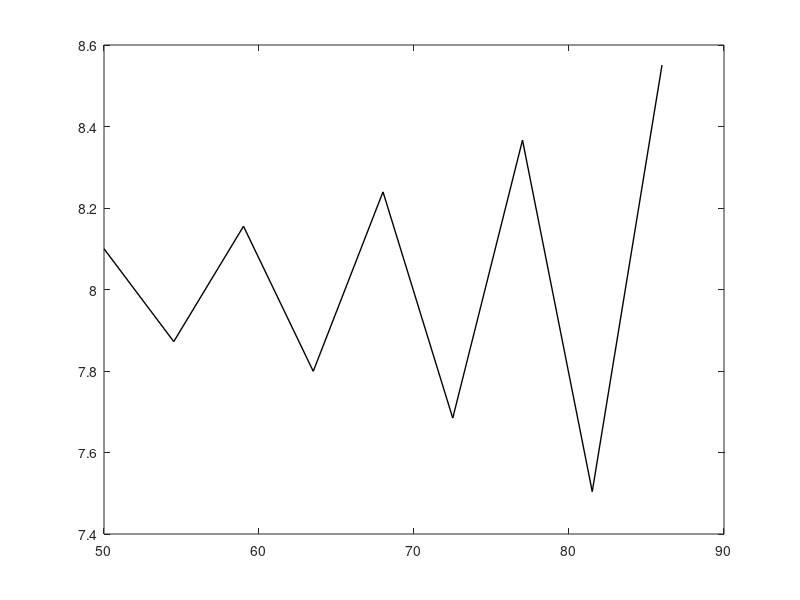

Write MATLAB code to recreate this figure. (Note: this script raises an error after producing the figure.)
% make a quiver plot and plot solutions to logistic growth
% dy / dt = lambda * y * (1 - y/K)

clear;

% parameters
% ---

% critical h values are h = 0 (when flat, oscillation starts) and h = 4 (oscillation diverges
h = 4.5;
fout_name = 'logistic_small_pert.pdf';

% fixed parameters
lambda = 0.5;
K = 8;  % carrying capacity
t_max = 40;
y_max = 10;  % compact

y0 = K+0.1; %K; % just one solution

% arrow scaling
dt = 1;

% shift t so we're continuing
shift_t = 50;

% function
dydt = @(y) y * lambda * (1 - y / K);

% euler's method with large step size
% ---

nbr_steps = floor(t_max / h);
yV = zeros(nbr_steps+1, 1);
yV(1, 1) = y0;
tV = (0:h:t_max)';
for i = 1:nbr_steps
    yV(i+1) = yV(i) + h * dydt(yV(i));
end



% plot
% ---

% matlab on Linux is kooky, please leave this figure size as is
figure('Visible', 'off', 'Position', [100, 100, 200, 80]);

% plot Euler steps
plot_properties = plot(tV+shift_t, yV, 'k-', "LineWidth", 1);
plot_properties.Color(4) = 0.1; % make faint
hold on;
scatter(tV+shift_t, yV, 'o', "MarkerEdgeColor", [0.9, 0.9, 0.9]);

% create grid for quiver plot
% t_range = linspace(0, t_max, y_max+1);
t_range = shift_t:dt:shift_t+t_max;
y_range = linspace(0, y_max, y_max+1);
[T, Y] = meshgrid(t_range, y_range);

% compute direction field (dt = 1, dy = lambda * y * (1 - y/K))
dT = dt * ones(size(T));
dY = dt * lambda * Y .* (1 - Y/K);

% plot quivers
quiver(T, Y, dT, dY, "AutoScale", "on", "Color", [0.2, 0.2, 1]);
hold off;

% add horizontal line at carrying capacity
% plot([0, t_max], [K, K], 'r:', 'LineWidth', 1);

% decorate
% title({"solutions to dy/dt = \lambda y (1 - y/K)", sprintf("for \\lambda = %.1f, K = %d", lambda, K)})
xlabel("time t")
ylabel("population size y(t)")
%axis equal;

% set axis limits
xlim([shift_t, shift_t+t_max]);
ylim([0, y_max]);
xticks(shift_t+tV);

exportgraphics(gcf, fout_name, 'ContentType', 'vector', 'BackgroundColor', 'none')
